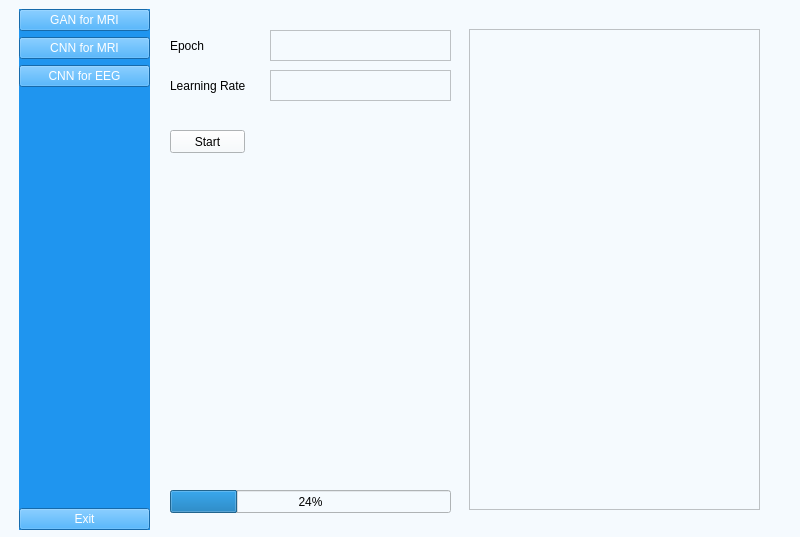
<?xml version="1.0" encoding="UTF-8"?>
<ui version="4.0">
 <class>MainWindow</class>
 <widget class="QMainWindow" name="MainWindow">
  <property name="geometry">
   <rect>
    <x>0</x>
    <y>0</y>
    <width>800</width>
    <height>537</height>
   </rect>
  </property>
  <property name="windowTitle">
   <string>MainWindow</string>
  </property>
  <property name="styleSheet">
   <string notr="true">background-color: rgb(245, 250, 254);</string>
  </property>
  <widget class="QWidget" name="centralwidget">
   <widget class="QWidget" name="buttons_widget" native="true">
    <property name="geometry">
     <rect>
      <x>19</x>
      <y>9</y>
      <width>131</width>
      <height>521</height>
     </rect>
    </property>
    <property name="styleSheet">
     <string notr="true">QWidget{
	background-color: rgb(31, 149, 239);
}
QPushButton{
	color:white;
	text-align:center;
}</string>
    </property>
    <layout class="QVBoxLayout" name="verticalLayout_2">
     <item>
      <layout class="QVBoxLayout" name="verticalLayout">
       <item>
        <widget class="QPushButton" name="pushButton">
         <property name="text">
          <string>GAN for MRI</string>
         </property>
         <property name="checkable">
          <bool>true</bool>
         </property>
         <property name="autoExclusive">
          <bool>true</bool>
         </property>
        </widget>
       </item>
       <item>
        <widget class="QPushButton" name="pushButton_2">
         <property name="text">
          <string>CNN for MRI</string>
         </property>
         <property name="checkable">
          <bool>true</bool>
         </property>
         <property name="autoExclusive">
          <bool>true</bool>
         </property>
        </widget>
       </item>
       <item>
        <widget class="QPushButton" name="pushButton_3">
         <property name="text">
          <string>CNN for EEG</string>
         </property>
         <property name="checkable">
          <bool>true</bool>
         </property>
         <property name="autoExclusive">
          <bool>true</bool>
         </property>
        </widget>
       </item>
      </layout>
     </item>
     <item>
      <spacer name="verticalSpacer">
       <property name="orientation">
        <enum>Qt::Vertical</enum>
       </property>
       <property name="sizeHint" stdset="0">
        <size>
         <width>20</width>
         <height>382</height>
        </size>
       </property>
      </spacer>
     </item>
     <item>
      <widget class="QPushButton" name="pushButton_4">
       <property name="text">
        <string>Exit</string>
       </property>
      </widget>
     </item>
    </layout>
   </widget>
   <widget class="QWidget" name="main_widget" native="true">
    <property name="geometry">
     <rect>
      <x>160</x>
      <y>10</y>
      <width>621</width>
      <height>521</height>
     </rect>
    </property>
    <widget class="QWidget" name="widget" native="true">
     <property name="geometry">
      <rect>
       <x>299</x>
       <y>9</y>
       <width>311</width>
       <height>501</height>
      </rect>
     </property>
     <widget class="QTextEdit" name="textEdit_3">
      <property name="geometry">
       <rect>
        <x>10</x>
        <y>10</y>
        <width>291</width>
        <height>481</height>
       </rect>
      </property>
     </widget>
    </widget>
    <widget class="QProgressBar" name="progressBar">
     <property name="geometry">
      <rect>
       <x>10</x>
       <y>480</y>
       <width>281</width>
       <height>23</height>
      </rect>
     </property>
     <property name="value">
      <number>24</number>
     </property>
    </widget>
    <widget class="QLabel" name="label_2">
     <property name="geometry">
      <rect>
       <x>10</x>
       <y>60</y>
       <width>91</width>
       <height>31</height>
      </rect>
     </property>
     <property name="text">
      <string>Learning Rate</string>
     </property>
    </widget>
    <widget class="QTextEdit" name="textEdit">
     <property name="geometry">
      <rect>
       <x>110</x>
       <y>20</y>
       <width>181</width>
       <height>31</height>
      </rect>
     </property>
    </widget>
    <widget class="QTextEdit" name="textEdit_2">
     <property name="geometry">
      <rect>
       <x>110</x>
       <y>60</y>
       <width>181</width>
       <height>31</height>
      </rect>
     </property>
    </widget>
    <widget class="QLabel" name="label_3">
     <property name="geometry">
      <rect>
       <x>10</x>
       <y>20</y>
       <width>91</width>
       <height>31</height>
      </rect>
     </property>
     <property name="text">
      <string>Epoch</string>
     </property>
    </widget>
    <widget class="QPushButton" name="pushButton_5">
     <property name="geometry">
      <rect>
       <x>10</x>
       <y>120</y>
       <width>75</width>
       <height>23</height>
      </rect>
     </property>
     <property name="text">
      <string>Start</string>
     </property>
    </widget>
   </widget>
  </widget>
 </widget>
 <resources/>
 <connections/>
</ui>
